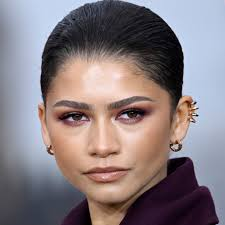
#> input picture model/test_images/zend1.jpeg, 225 x 225 px
$ jupyter execute --allow-errors artist_classifier_model.ipynb   (shell and % lines are left out)
#> lines starting #> are read from the running program, lines starting #| are printed output that depends on the picture; after the words box and inside, x2 and y2 are one past the last pixel; in counts of white or black regions, pixels touching at a corner belong together
[cell 1]
import numpy as np
import cv2
import matplotlib
from matplotlib import pyplot as plt

[cell 2]
img = cv2.imread('./test_images/zend1.jpeg')
#> img is the input picture: shape (225, 225, 3); mean B, G, R 128, 123.8, 135.1
img.shape
#> Out = (225, 225, 3)

[cell 3]
plt.imshow(img)

[cell 4]
gray = cv2.cvtColor(img, cv2.COLOR_BGR2GRAY)
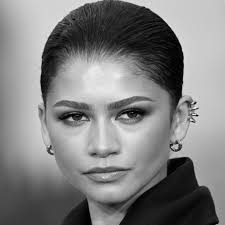
#> gray: shape (225, 225); min 0, max 252, mean 127.7
gray.shape
#> Out = (225, 225)

[cell 5]
gray

[cell 6]
plt.imshow(gray, cmap='gray')

[cell 7]
face_cascade = cv2.CascadeClassifier('./opencv/haarcascades/haarcascade_frontalface_default.xml')
eye_cascade = cv2.CascadeClassifier('./opencv/haarcascades/haarcascade_eye.xml')

faces = face_cascade.detectMultiScale(gray, 1.3, 5)
#> faces = [[37, 63, 137, 137]]
faces
#> Out = [[37, 63, 137, 137]]

[cell 8]
(x,y,w,h) = faces[0]
#> x = 37; y = 63; w = 137; h = 137
x,y,w,h
#> Out = (37, 63, 137, 137)

[cell 9]
face_img = cv2.rectangle(img,(x,y),(x+w,y+h),(255,0,0),2)
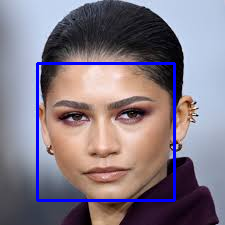
#> face_img: shape (225, 225, 3); mean B, G, R 132.8, 120.5, 131.5
plt.imshow(face_img)

[cell 10]
cv2.destroyAllWindows()
for (x,y,w,h) in faces:
    face_img = cv2.rectangle(img,(x,y),(x+w,y+h),(255,0,0),2)
    roi_gray = gray[y:y+h, x:x+w]
    roi_color = face_img[y:y+h, x:x+w]
    eyes = eye_cascade.detectMultiScale(roi_gray)
    for (ex,ey,ew,eh) in eyes:
        cv2.rectangle(roi_color,(ex,ey),(ex+ew,ey+eh),(0,255,0),2)
#> this loop made 1 pass
#> (x, y, w, h, eyes) on pass 1: (37, 63, 137, 137, [[16, 35, 38, 38], [72, 32, 38, 38]])
#> pass 1, `roi_gray = gray[y:y+h, x:x+w]`:
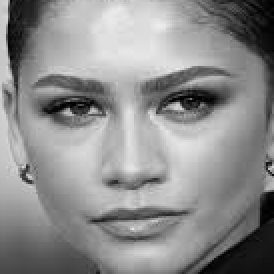
#> roi_gray: shape (137, 137) (shown 2 times larger); min 0, max 236, mean 140.7
#> after the loop:
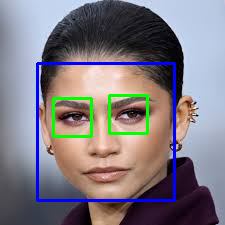
#> img: shape (225, 225, 3); 1.79% of pixels changed, all inside (x1, y1, x2, y2) = (52, 94, 149, 138)
#> after the loop:
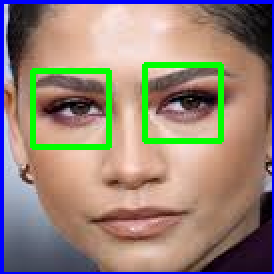
#> roi_color: shape (137, 137, 3) (shown 2 times larger); mean B, G, R 119.4, 131.9, 149.1


plt.figure()
plt.imshow(face_img, cmap='gray')
plt.show()

[cell 11]
plt.imshow(roi_color, cmap='gray')

[cell 12]
def get_cropped_image_if_2_eyes(image_path):
#> called with image_path = './test_images/zend1.jpeg'
    img = cv2.imread(image_path)
    gray = cv2.cvtColor(img, cv2.COLOR_BGR2GRAY)
    faces = face_cascade.detectMultiScale(gray, 1.3, 5)
#> faces = [[37, 63, 137, 137]]
    for (x,y,w,h) in faces:
        roi_gray = gray[y:y+h, x:x+w]
        roi_color = img[y:y+h, x:x+w]
        eyes = eye_cascade.detectMultiScale(roi_gray)
        if len(eyes) >= 2:
            return roi_color
#> this loop made 1 pass
#> pass 1, in get_cropped_image_if_2_eyes, `roi_color = img[y:y+h, x:x+w]`:
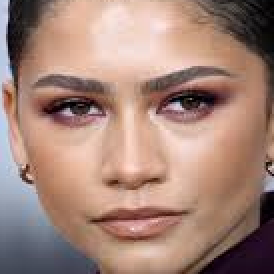
#> roi_color: shape (137, 137, 3) (shown 2 times larger); mean B, G, R 120.7, 132.6, 164.3

[cell 13]
original_image = cv2.imread('./test_images/zend1.jpeg')
plt.imshow(original_image)

[cell 14]
cropped_image = get_cropped_image_if_2_eyes('./test_images/zend1.jpeg')
plt.imshow(cropped_image)

[cell 15]
org_image_obstructed = cv2.imread('./test_images/zend2.jpeg')
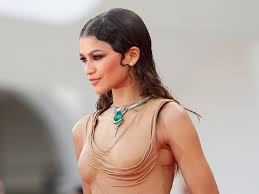
#> input picture model/test_images/zend2.jpeg, 259 x 194 px
#> org_image_obstructed is the input picture: shape (194, 259, 3); mean B, G, R 152.3, 161.9, 179.2
plt.imshow(org_image_obstructed)

[cell 16]
cropped_image_no_2_eyes = get_cropped_image_if_2_eyes('./test_images/zend2.jpeg')
#> call 2 of get_cropped_image_if_2_eyes, with image_path = './test_images/zend2.jpeg'
#> in get_cropped_image_if_2_eyes (call 2), `gray = cv2.cvtColor(img, cv2.COLOR_BGR2GRAY)`:
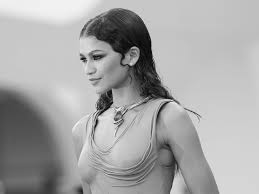
#> gray: shape (194, 259); min 2, max 246, mean 166
#> in get_cropped_image_if_2_eyes (call 2), `faces = face_cascade.detectMultiScale(gray, 1.3, 5)`: faces = ()
cropped_image_no_2_eyes

[cell 17]
path_to_data = "./dataset/"
path_to_cr_data = "./dataset/cropped/"

[cell 18]
import os
img_dirs = []
for entry in os.scandir(path_to_data):
    if entry.is_dir():
        img_dirs.append(entry.path)

[cell 19]
img_dirs

[cell 20]
import shutil
if os.path.exists(path_to_cr_data):
     shutil.rmtree(path_to_cr_data)
os.mkdir(path_to_cr_data)

[cell 21]
cropped_image_dirs = []
celebrity_file_names_dict = {}

#> (the rest of this cell did not finish here and is left out)

        if roi_color is not None:
            cropped_folder = path_to_cr_data + celebrity_name
            if not os.path.exists(cropped_folder):
                os.makedirs(cropped_folder)
                cropped_image_dirs.append(cropped_folder)
                print("Generating cropped images in folder: ",cropped_folder)

            cropped_file_name = celebrity_name + str(count) + ".png"
            cropped_file_path = cropped_folder + "/" + cropped_file_name

            cv2.imwrite(cropped_file_path, roi_color)
            celebrity_file_names_dict[celebrity_name].append(cropped_file_path)
            count += 1

[cell 22]
import numpy as np
import pywt
import cv2

def w2d(img, mode='haar', level=1):
#> called with mode = 'db1', level = 5
    imArray = img
    #Datatype conversions
    #convert to grayscale
    imArray = cv2.cvtColor( imArray,cv2.COLOR_RGB2GRAY )
    #convert to float
    imArray =  np.float32(imArray)
    imArray /= 255;
    # compute coefficients
    coeffs=pywt.wavedec2(imArray, mode, level=level)
#> coeffs = 6 items

    #Process Coefficients
    coeffs_H=list(coeffs)
#> coeffs_H = 6 items
    coeffs_H[0] *= 0;

    # reconstruction
    imArray_H=pywt.waverec2(coeffs_H, mode);
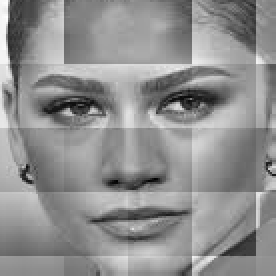
#> imArray_H: shape (138, 138) float32 (shown 2 times larger); min -0.571, max 0.444, mean 0.00199; drawn with min black and max white
    imArray_H *= 255;
    imArray_H =  np.uint8(imArray_H)
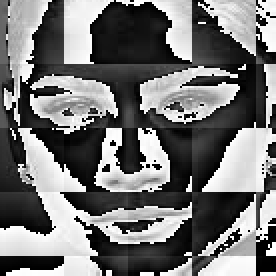
#> imArray_H: shape (138, 138) (shown 2 times larger); min 0, max 255, mean 116

    return imArray_H

[cell 23]
im_har = w2d(cropped_image,'db1',5)
plt.imshow(im_har, cmap='gray')

[cell 24]
celebrity_file_names_dict

[cell 25]
class_dict = {}
count = 0
for celebrity_name in celebrity_file_names_dict.keys():
    class_dict[celebrity_name] = count
    count = count + 1
class_dict
